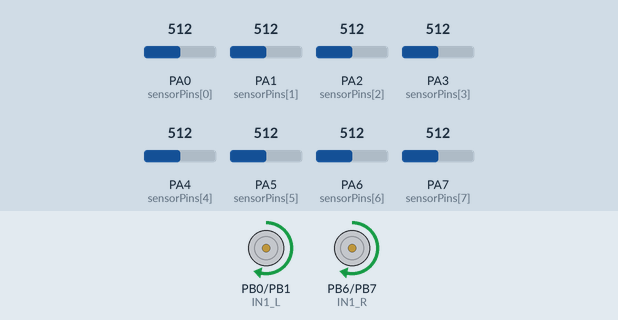
The program below on a simulated STM32 Blue Pill. Parts: motor-driver pin pairs drawn as motors (green arrow = first pin HIGH = forward, orange = second pin HIGH = backward, longer = more drive). The test bench sets the inputs (shaded band); at power-on: PA0 (sensorPins[0]) = 512, PA7 (sensorPins[7]) = 512, PA1 (sensorPins[1]) = 512, PA2 (sensorPins[2]) = 512, PA3 (sensorPins[3]) = 512, PA4 (sensorPins[4]) = 512, PA5 (sensorPins[5]) = 512, PA6 (sensorPins[6]) = 512. What the program prints to the serial monitor is not drawn.

Above: at 4.2 s.
4.3 s: PA0 (sensorPins[0]) set to 716
At 5.6 s:
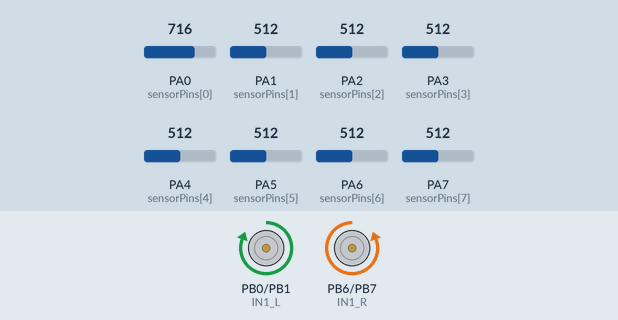
5.9 s: PA7 (sensorPins[7]) set to 544
7.7 s: PA7 (sensorPins[7]) set to 563
At 9.4 s:
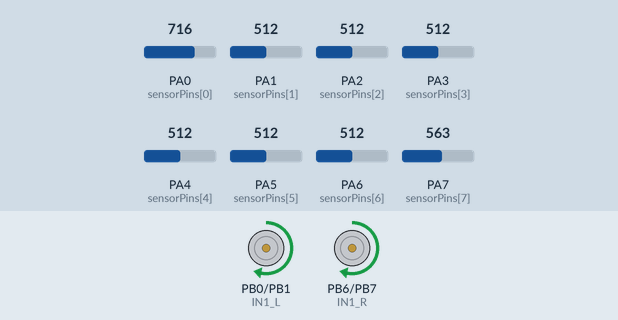
9.8 s: PA1 (sensorPins[1]) set to 716
At 10.7 s:
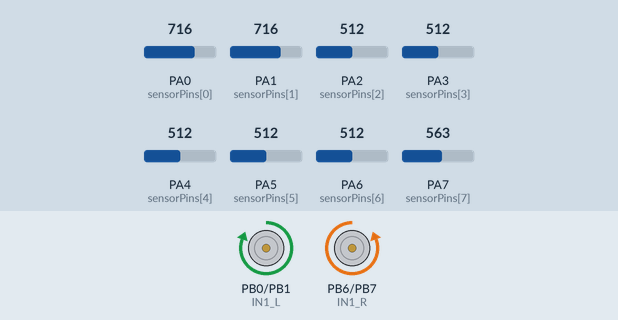
11.4 s: PA0 (sensorPins[0]) set to 306
At 12.4 s:
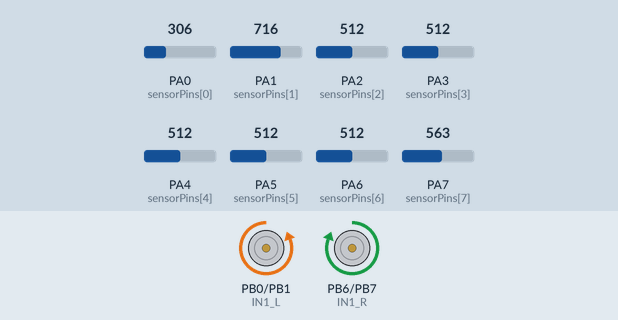
13.1 s: PA0 (sensorPins[0]) set to 992
At 13.7 s:
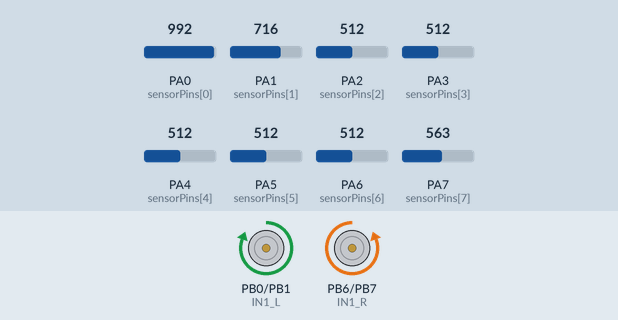
Timing chart, 0 to 15.8 s (numbered marks = the images above; inputs shaded):
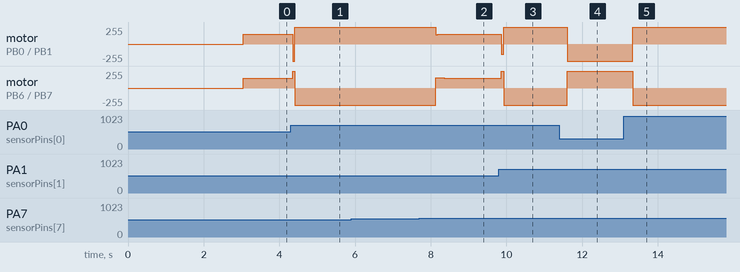

Measured:
- the behaviour switches between 551 and 552 on PA7 (sensorPins[7]) (found by bisection; images 1 and 2)
- after the input at 4.3 s, motor on PB0 (IN1_L) / PB1 (IN2_L): forward 150/255 → forward 255/255 after 0.05 s; motor on PB6 (IN1_R) / PB7 (IN2_R): forward 150/255 → backward 255/255 after 0.05 s
- after the input at 5.9 s, every drawn part: stays the same
- after the input at 7.7 s, motor on PB0 (IN1_L) / PB1 (IN2_L): forward 255/255 → forward 146/255 after 0.44 s, → forward 150/255 0.22 s later; motor on PB6 (IN1_R) / PB7 (IN2_R): backward 255/255 → forward 153/255 after 0.44 s, → forward 150/255 0.22 s later
- after the input at 9.8 s, motor on PB0 (IN1_L) / PB1 (IN2_L): forward 150/255 → forward 255/255 after 0.07 s; motor on PB6 (IN1_R) / PB7 (IN2_R): forward 150/255 → backward 255/255 after 0.07 s
- after the input at 11.4 s, motor on PB0 (IN1_L) / PB1 (IN2_L): forward 255/255 → backward 255/255 after 0.20 s; motor on PB6 (IN1_R) / PB7 (IN2_R): backward 255/255 → forward 255/255 after 0.20 s
- after the input at 13.1 s, motor on PB0 (IN1_L) / PB1 (IN2_L): backward 255/255 → forward 255/255 after 0.23 s; motor on PB6 (IN1_R) / PB7 (IN2_R): forward 255/255 → backward 255/255 after 0.23 s

The program:

main.cpp
```cpp
#include <Arduino.h>
#include <SoftwareSerial.h>

/*
  STM32F103C8T6 - QTR8A (PA0..PA7) + DRV8833 + HC-05
  - Auto-calibration: runs at startup for CALIB_MS (or via 'c' command)
  - Normalizes sensor readings 0..1000 using calibrated min/max
  - IIR smoothing on normalized sensor values
  - PID control with anti-windup
  - Lost-line handling: use lastPosition to search, timeout stop
  - BT commands:
      c        -> recalibrate (3s)
      s        -> print current calibration
      P<x>     -> set Kp (e.g. P0.5)
      I<x>     -> set Ki
      D<x>     -> set Kd
*/

uint8_t sensorPins[] = {PA0, PA1, PA2, PA3, PA4, PA5, PA6, PA7};
#define NUM_SENSORS 8

int rawValues[NUM_SENSORS];
int normValues[NUM_SENSORS];   // 0..1000 after calibration
float smoothValues[NUM_SENSORS]; // IIR smoothed

// Calibration arrays
int calMin[NUM_SENSORS];
int calMax[NUM_SENSORS];

#define CALIB_MS 3000    // duration of automatic calibration at startup (ms)
#define SAMPLE_AVG 5     // samples per analogRead average

// HC-05
SoftwareSerial BTSerial(PB11, PB10); // RX, TX

// DRV8833 motor driver pins (adjust if needed)
#define IN1_L PB0
#define IN2_L PB1
#define IN1_R PB6
#define IN2_R PB7

// PID params (defaults)
float Kp = 0.25;
float Ki = 0.00;
float Kd = 4.5;

// runtime PID state
float integral = 0.0;
int lastError = 0;
unsigned long lastLoopMs = 0;

// base speed 0..255
int baseSpeed = 150; // tune as needed

// smoothing alpha for IIR (0..1). higher -> less smoothing
const float SMOOTH_ALPHA = 0.35f;

// lost-line handling
bool lostLine = false;
int lastPosition = -1;
unsigned long lostStartMs = 0;
const unsigned long LOST_TIMEOUT_MS = 1200; // if can't find line in this time -> stop

// helper for reading averaged ADC
int readSensorRaw(uint8_t pin) {
  long sum = 0;
  for (int i = 0; i < SAMPLE_AVG; ++i) {
    sum += analogRead(pin);
  }
  return (int)(sum / SAMPLE_AVG);
}

// map with clamp for floats
float fmap(float x, float in_min, float in_max, float out_min, float out_max) {
  if (in_max == in_min) return (out_min + out_max) * 0.5f;
  float v = (x - in_min) / (in_max - in_min);
  if (v < 0) v = 0;
  if (v > 1) v = 1;
  return out_min + v * (out_max - out_min);
}

// perform calibration for durationMillis ms (collect min/max)
void calibrateSensors(unsigned long durationMillis) {
  // initialize min/max
  for (int i = 0; i < NUM_SENSORS; ++i) {
    calMin[i] = 4095;
    calMax[i] = 0;
  }
  unsigned long t0 = millis();
  while (millis() - t0 < durationMillis) {
    for (int i = 0; i < NUM_SENSORS; ++i) {
      int v = readSensorRaw(sensorPins[i]);
      if (v < calMin[i]) calMin[i] = v;
      if (v > calMax[i]) calMax[i] = v;
    }
    delay(5);
  }
  // safety: expand the range a bit to avoid zero-span
  for (int i = 0; i < NUM_SENSORS; ++i) {
    if (calMax[i] - calMin[i] < 30) {
      // small range, expand artificially
      int c = (calMax[i] + calMin[i]) / 2;
      calMax[i] = min(4095, c + 40);
      calMin[i] = max(0, c - 40);
    }
  }

  // initialize smoothed values based on midpoint
  for (int i = 0; i < NUM_SENSORS; ++i) {
    normValues[i] = (int)fmap((float)((calMax[i] + calMin[i]) / 2.0f), calMin[i], calMax[i], 0, 1000);
    smoothValues[i] = normValues[i];
  }
}

// normalize raw readouts to 0..1000 using calMin/calMax
void normalizeSensors() {
  for (int i = 0; i < NUM_SENSORS; ++i) {
    int raw = rawValues[i];
    int n = (int)fmap((float)raw, (float)calMin[i], (float)calMax[i], 0.0f, 1000.0f);
    normValues[i] = n;
    // IIR smoothing
    smoothValues[i] = SMOOTH_ALPHA * (float)n + (1.0f - SMOOTH_ALPHA) * smoothValues[i];
  }
}

// read all raw sensors, normalize & smooth
void sampleSensors() {
  for (int i = 0; i < NUM_SENSORS; ++i) {
    rawValues[i] = readSensorRaw(sensorPins[i]); // 0..4095
  }
  normalizeSensors();
}

// compute line position using weighted average on smoothed normalized values
// returns -1 if nothing seen (sum too small)
int readLinePosition() {
  float weighted = 0.0f;
  float sum = 0.0f;
  for (int i = 0; i < NUM_SENSORS; ++i) {
    float v = smoothValues[i]; // 0..1000 float
    // optional: threshold small values to 0
    if (v < 30.0f) v = 0.0f;
    weighted += v * (i * 1000.0f);
    sum += v;
  }
  if (sum < 5.0f) return -1; // nothing significant
  float pos = weighted / sum; // 0..7000
  return (int)(pos + 0.5f);
}

// motor helpers (Arduino analogWrite on STM32 typically 0..255)
void motorLeft(int speed) { // speed -255..255
  speed = constrain(speed, -255, 255);
  if (speed >= 0) {
    digitalWrite(IN2_L, LOW);
    analogWrite(IN1_L, speed);
  } else {
    digitalWrite(IN1_L, LOW);
    analogWrite(IN2_L, -speed);
  }
}
void motorRight(int speed) { // speed -255..255
  speed = constrain(speed, -255, 255);
  if (speed >= 0) {
    digitalWrite(IN2_R, LOW);
    analogWrite(IN1_R, speed);
  } else {
    digitalWrite(IN1_R, LOW);
    analogWrite(IN2_R, -speed);
  }
}

void stopMotors() {
  analogWrite(IN1_L, 0); digitalWrite(IN2_L, LOW);
  analogWrite(IN1_R, 0); digitalWrite(IN2_R, LOW);
}

// process BT commands (non-blocking)
void processBTCommands() {
  if (!BTSerial.available()) return;
  String cmd = BTSerial.readStringUntil('\n');
  cmd.trim();
  if (cmd.length() == 0) return;

  if (cmd.equalsIgnoreCase("c")) {
    BTSerial.println("CALIBRATE");
    calibrateSensors(CALIB_MS);
    BTSerial.println("CAL DONE");
    // print calibration ranges
    for (int i = 0; i < NUM_SENSORS; ++i) {
      char buf[48];
      sprintf(buf, "s%d min=%d max=%d", i, calMin[i], calMax[i]);
      BTSerial.println(buf);
    }
    return;
  }

  if (cmd.equalsIgnoreCase("s")) {
    for (int i = 0; i < NUM_SENSORS; ++i) {
      char buf[64];
      sprintf(buf, "s%d raw=%d norm=%d smooth=%.1f min=%d max=%d",
              i, rawValues[i], normValues[i], smoothValues[i], calMin[i], calMax[i]);
      BTSerial.println(buf);
    }
    return;
  }

  // set PID: expecting P<number> or I<number> or D<number>
  if ((cmd[0] == 'P' || cmd[0] == 'p') && cmd.length() > 1) {
    float v = cmd.substring(1).toFloat();
    Kp = v;
    BTSerial.print("Kp=");
    BTSerial.println(Kp, 4);
    return;
  }
  if ((cmd[0] == 'I' || cmd[0] == 'i') && cmd.length() > 1) {
    float v = cmd.substring(1).toFloat();
    Ki = v;
    BTSerial.print("Ki=");
    BTSerial.println(Ki, 6);
    return;
  }
  if ((cmd[0] == 'D' || cmd[0] == 'd') && cmd.length() > 1) {
    float v = cmd.substring(1).toFloat();
    Kd = v;
    BTSerial.print("Kd=");
    BTSerial.println(Kd, 4);
    return;
  }

  BTSerial.print("Unknown cmd: ");
  BTSerial.println(cmd);
}

void setup() {
  BTSerial.begin(9600);
  Serial.begin(115200);

  // sensor pins
  for (int i = 0; i < NUM_SENSORS; ++i) {
    pinMode(sensorPins[i], INPUT_ANALOG);
  }

  // motor pins
  pinMode(IN1_L, OUTPUT); pinMode(IN2_L, OUTPUT);
  pinMode(IN1_R, OUTPUT); pinMode(IN2_R, OUTPUT);
  stopMotors();

  BTSerial.println("STM32 QTR8A AutoCal + Anti-Loss READY");
  Serial.println("Starting calibration... move robot left-right over line");

  // automatic calibration at startup
  calibrateSensors(CALIB_MS);
  BTSerial.println("Auto-calibration done. Send 'c' to recalibrate.");

  lastLoopMs = millis();
}

void loop() {
  // process BT commands first
  processBTCommands();

  // sample sensors and compute position
  sampleSensors();
  int pos = readLinePosition(); // -1 if none
  int center = (NUM_SENSORS - 1) * 1000 / 2; // 3500 for 8 sensors

  // debug line summary every loop via BT (you can change frequency)
  // build compact line string
  {
    char tmp[200];
    int n = snprintf(tmp, sizeof(tmp), "POS=%d center=%d Kp=%.3f Ki=%.6f Kd=%.3f",
                     pos, center, Kp, Ki, Kd);
    BTSerial.println(tmp);
  }

  unsigned long now = millis();
  float dt = (now - lastLoopMs) / 1000.0f;
  if (dt <= 0) dt = 0.001f;

  if (pos < 0) {
    // LOST LINE
    if (!lostLine) {
      lostLine = true;
      lostStartMs = now;
      BTSerial.println("LOST line - searching...");
    }
    // if we had a lastPosition, rotate toward it
    if (lastPosition >= 0) {
      if (lastPosition < center) {
        // turn left slowly (left backward, right forward)
        motorLeft(-120);
        motorRight(120);
      } else {
        // turn right slowly
        motorLeft(120);
        motorRight(-120);
      }
    } else {
      // no history: spin in place slowly
      motorLeft(-100); motorRight(100);
    }

    if (now - lostStartMs > LOST_TIMEOUT_MS) {
      // give up and stop
      stopMotors();
      BTSerial.println("LOST timeout - stopped");
    }

    // skip PID update
    lastLoopMs = now;
    delay(25);
    return;
  } else {
    // have line
    if (lostLine) {
      lostLine = false;
      BTSerial.println("Line reacquired");
    }
    lastPosition = pos;
  }

  // compute error normalized to -1..1
  float normFactor = (float)center;
  float error = ((float)pos - (float)center) / normFactor; // -1..1 approx

  // PID
  // P
  float P = error;
  // I with anti-windup
  integral += error * dt;
  // clamp integral
  float ItermMax = 10.0f;
  if (integral > ItermMax) integral = ItermMax;
  if (integral < -ItermMax) integral = -ItermMax;
  // D
  float derivative = (error - (float)lastError) / dt;

  float output = Kp * P + Ki * integral + Kd * derivative;
  lastError = (int)(error * 1000.0f); // store scaled

  // map output to motor differential - use baseSpeed as center
  // output roughly between -some..some. scale it
  float scale = 1.0f; // adjust if output too small/large
  float left = (float)baseSpeed + output * (float)baseSpeed * scale;
  float right = (float)baseSpeed - output * (float)baseSpeed * scale;

  // convert 0..255 domain and apply
  int leftPWM  = (int)constrain(left, -255, 255);
  int rightPWM = (int)constrain(right, -255, 255);

  motorLeft(leftPWM);
  motorRight(rightPWM);

  lastLoopMs = now;

  delay(15); // control loop ~60Hz
}
```
